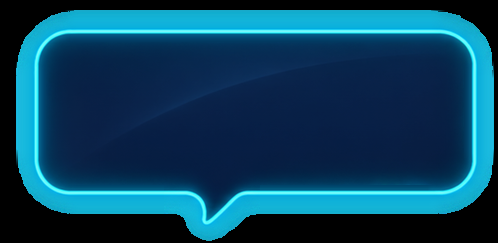
#> input picture chatmon/bubbles/electric-still.png, 498 x 243 px
$ python -i bubble-cut.py   (imports and definitions only)
#> lines starting #> are read from the running program, lines starting #| are printed output that depends on the picture
"""Build the chat bubbles' art from the picked originals: a still bubble per style and the pieces its
border effect is made of. Nothing here is an animation frame drawn by a generator: motion is made in the
app (chatmon/bubbleart.py) by moving these pieces on a fixed period.

usage: python art/tools/bubble-cut.py RAW_DIR [--only electric,fire]

RAW_DIR holds, per style:
  <style>-anim.png        the approved bubble: a 3 x 2 sheet of the same bubble. Its per-pixel median is the
                          still; baked-in effect bits on the straight edges are removed.
and the effect sources:
  ghost-mist-a.png, ghost-mist-b.png   horizontal mist strips (made tileable here)
  electric-current.png                 horizontal current strip (made tileable here)
  electric-arcs.png                    4 x 2 sheet of single arc sprites (the two yellow ones are left out;
                                       the rest and the strip are turned from cyan to yellow here)
  fire-flames.png                      horizontal flame row on a baseline (made tileable, then baked into a
                                       loop here by moving it through periodic noise)
  fire-embers.png                      3 x 2 sheet of single ember sprites
  fairy-sparkles.png                   3 x 2 sheet of single sparkle sprites
  leaf-caterpillar.png                 4 x 2 sheet; only the last cell (the flat pose) is used, and its crawl
                                       is baked here by passing a wave along that one sprite

Writes into chatmon/bubbles/: <style>-still.png, the strips and sprite rows, fairy-still-b.png (the
same rim in shifted colours, transparent wherever nothing changes), fire-flames.png (the baked loop, frames
stacked top to bottom), leaf-crawler.png (the baked crawl, frames side by side), manifest.json,
and prints the measurements that prove each strip tiles (the wrap column's step against the other columns')
and each baked loop closes (the last-to-first frame step against the others).

Every original must have real transparency; the tool stops on one that doesn't. Needs Pillow and NumPy.
"""

from __future__ import annotations

import colorsys
import json
import sys
from pathlib import Path

import numpy as np
from PIL import Image, ImageFilter

ROOT = Path(__file__).resolve().parents[2]
OUT = ROOT / "chatmon" / "bubbles"
TEXT = 210.0  # display width of the text area in the art's own proportions; sets the still's scale
K = 0.5  # display px per art px: the art is kept at twice display size
STYLES = ["electric", "fire", "ghost", "fairy", "leaf"]
KEEP_EDGES = {"leaf"}  # styles whose straight edges carry painted detail that must stay (the ivy)


# [6 lines left out: function alpha_ok, not called in this run]


def clean(img: np.ndarray, reach: int = 24) -> np.ndarray:
    """Clear the faint haze generators leave in "transparent" areas: keep only what lies within `reach`
    pixels of something solid."""
    a = img[..., 3]
    solid = Image.fromarray(((a > 60) * 255).astype(np.uint8)).resize((a.shape[1] // 4, a.shape[0] // 4), Image.BILINEAR)
    near = solid.filter(ImageFilter.MaxFilter(2 * (reach // 4) + 1)).resize((a.shape[1], a.shape[0]), Image.BILINEAR)
    keep = np.asarray(near) > 0
    out = img.copy()
    out[..., 3] = np.where(keep & (a >= 10), a, 0)
    return out


# [23 lines left out: functions load, premult, unpremult, resize, not called in this run]


def save(img: np.ndarray, name: str) -> None:
    Image.fromarray(img, "RGBA").save(OUT / name, optimize=True)


# -- the still bubble and its geometry


# [188 lines left out: functions _interior, align_cells, _weight, _ridge, cut_still, swap_colours, not called in this run]


# -- tileable strips


def band_of(img: np.ndarray, pad: int) -> tuple[int, int]:
    rows = np.nonzero((img[..., 3] > 14).mean(axis=1) > 0.01)[0]
    return max(int(rows.min()) - pad, 0), min(int(rows.max()) + pad + 1, img.shape[0])


# [199 lines left out: functions smooth_noise, make_tileable, wrap_ratio, soften_rows, cut_strip, sample and 3 more, not called in this run]


ELECTRIC_HUE = 47.0  # degrees: the electric style's lightning is yellow (it was painted cyan, like the border)


# [11 lines left out: function set_hue, not called in this run]


def retint(name: str, hue: float) -> None:
    img = np.asarray(Image.open(OUT / name).convert("RGBA"))
    save(set_hue(img, hue), name)


# [92 lines left out: functions cut_crawler, effects, main, not called in this run]


# [2 lines not run here, left out]

>>> import cv2
>>> picture = cv2.imread('../../chatmon/bubbles/electric-still.png', cv2.IMREAD_GRAYSCALE)
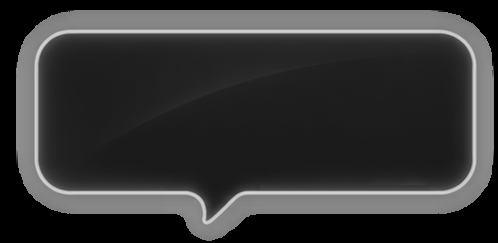
#> picture: shape (243, 498); min 0, max 215, mean 52.4
>>> result = clean(picture)
#> in clean, `a = img[..., 3]`: a = 243 values from 0 to 0
#> (the run stopped early here; a loop or call above may not have finished)
